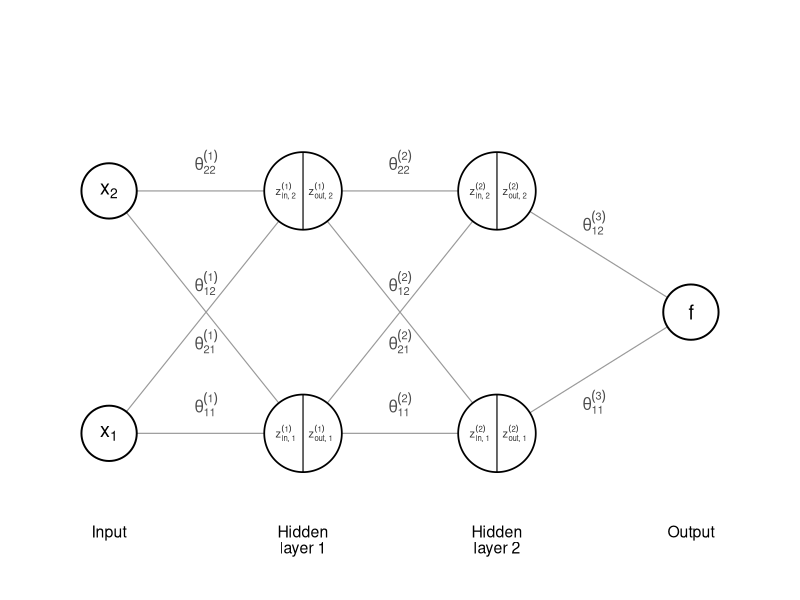

Write the R code that produced this figure.
# Used in: slides-multivar-first-order-1-GD.tex
#
# Draws the 2-input, 2-hidden-layer (2 units each), 1-output network diagram.
# Hidden neurons are split into left half (z_in, pre-activation, lightyellow)
# and right half (z_out, post-activation, lightblue) using ggforce semicircles.

library(ggplot2)
library(ggforce)

r = 0.08  # node radius (data coords; coord_equal keeps circles round)

# -------------------------------------------------------------------------
# Node centre positions
# -------------------------------------------------------------------------
input_nodes = data.frame(
  x     = 0,
  y     = c(0.25, 0.75),
  label = c("x[1]", "x[2]"),
  layer = "input"
)

hidden1_nodes = data.frame(
  x     = 0.4,
  y     = c(0.25, 0.75),
  label = c("", ""),
  layer = "hidden1"
)

hidden2_nodes = data.frame(
  x     = 0.8,
  y     = c(0.25, 0.75),
  label = c("", ""),
  layer = "hidden2"
)

output_node = data.frame(
  x     = 1.2,
  y     = 0.5,
  label = "f",
  layer = "output"
)

plain_nodes = rbind(input_nodes, output_node)
hidden_nodes = rbind(
  cbind(hidden1_nodes, layer_idx = 1L),
  cbind(hidden2_nodes, layer_idx = 2L)
)

# -------------------------------------------------------------------------
# Edges
# -------------------------------------------------------------------------
make_edges = function(from, to, layer_idx) {
  do.call(rbind, do.call(c, lapply(seq_len(nrow(from)), function(i) {
    lapply(seq_len(nrow(to)), function(j) {
      mx = (from$x[i] + to$x[j]) / 2
      my = (from$y[i] + to$y[j]) / 2
      nudge = if (from$y[i] > to$y[j]) 0.06 else if (from$y[i] < to$y[j]) -0.06 else 0.06
      data.frame(
        x    = from$x[i], y    = from$y[i],
        xend = to$x[j],   yend = to$y[j],
        lx = mx, ly = my + nudge,
        label = sprintf("theta[%d%d]^{(%d)}", j, i, layer_idx)
      )
    })
  })))
}

edges = rbind(
  make_edges(input_nodes,   hidden1_nodes, 1L),
  make_edges(hidden1_nodes, hidden2_nodes, 2L),
  make_edges(hidden2_nodes, output_node,   3L)
)

# -------------------------------------------------------------------------
# Layer title labels (below nodes)
# -------------------------------------------------------------------------
layer_labels = data.frame(
  x     = c(0,       0.4,          0.8,          1.2),
  label = c("Input", "Hidden\nlayer 1", "Hidden\nlayer 2", "Output")
)

# -------------------------------------------------------------------------
# Build semicircle data for hidden nodes
# -------------------------------------------------------------------------
# ggforce::geom_arc_bar with stat="identity" needs: x0, y0, r, r0, start, end
# Left half  (z_in):  start = pi/2,  end = 3*pi/2  (counter-clockwise)
# Right half (z_out): start = -pi/2, end = pi/2

half_data = do.call(rbind, lapply(seq_len(nrow(hidden_nodes)), function(k) {
  cx = hidden_nodes$x[k]
  cy = hidden_nodes$y[k]
  l  = hidden_nodes$layer_idx[k]
  j  = if (cy < 0.5) 1L else 2L
  data.frame(
    x0         = rep(cx, 2),
    y0         = rep(cy, 2),
    r          = rep(r,  2),
    r0         = 0,
    start      = c( pi / 2, -pi / 2),
    end        = c(3 * pi / 2, pi / 2),
    half       = c("in", "out"),
    fill_col   = c("white", "white"),
    # label positions: slightly inside each half
    lx         = c(cx - r * 0.45, cx + r * 0.45),
    ly         = rep(cy, 2),
    z_label    = c(
      sprintf("z[list(\"in\",%d)]^{(%d)}", j, l),
      sprintf("z[list(\"out\",%d)]^{(%d)}", j, l)
    )
  )
}))

# -------------------------------------------------------------------------
# Divider segments through hidden nodes
# -------------------------------------------------------------------------
dividers = data.frame(
  x    = hidden_nodes$x,
  xend = hidden_nodes$x,
  y    = hidden_nodes$y - r,
  yend = hidden_nodes$y + r
)

# -------------------------------------------------------------------------
# Plot
# -------------------------------------------------------------------------
p = ggplot() +
  # edges first (behind nodes)
  geom_segment(
    data = edges,
    aes(x = x, y = y, xend = xend, yend = yend),
    colour = "grey60", linewidth = 0.4
  ) +
  geom_text(
    data = edges,
    aes(x = lx, y = ly, label = label),
    parse = TRUE, size = 4, colour = "grey30"
  ) +
  # plain (input / output) nodes
  geom_point(
    data = plain_nodes,
    aes(x = x, y = y),
    shape = 21, fill = "white", colour = "black",
    size = 18, stroke = 1
  ) +
  geom_text(
    data = plain_nodes[plain_nodes$label != "", ],
    aes(x = x, y = y, label = label),
    parse = TRUE, size = 5
  ) +
  # hidden node halves (filled semicircles)
  geom_arc_bar(
    data = half_data,
    aes(x0 = x0, y0 = y0, r0 = r0, r = r, start = start, end = end,
        fill = fill_col),
    colour = NA, show.legend = FALSE
  ) +
  scale_fill_identity() +
  # hidden node outlines
  geom_circle(
    data = hidden_nodes,
    aes(x0 = x, y0 = y, r = r),
    colour = "black", linewidth = 0.6, fill = NA, inherit.aes = FALSE
  ) +
  # divider lines
  geom_segment(
    data = dividers,
    aes(x = x, xend = xend, y = y, yend = yend),
    colour = "black", linewidth = 0.4
  ) +
  # z_in / z_out labels inside hidden nodes
  geom_text(
    data = half_data,
    aes(x = lx, y = ly, label = z_label),
    parse = TRUE, size = 2.8, colour = "grey20"
  ) +
  # layer title labels
  geom_text(
    data = layer_labels,
    aes(x = x, y = 0.06, label = label),
    size = 4, vjust = 1, lineheight = 0.85
  ) +
  coord_equal(xlim = c(-0.15, 1.35), ylim = c(0.0, 1.05)) +
  theme_void()

ggsave(
  filename = "../figure/nn_architecture.pdf",
  plot     = p,
  width    = 8,
  height   = 4.5
)
